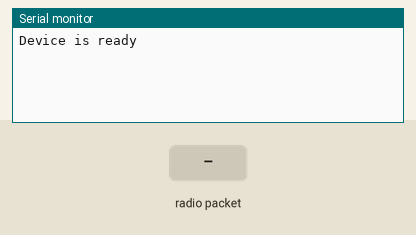
Recording of a sketch running on a simulated Arduino Uno, built with avr-gcc and run on an emulated ATmega328P. Shown: the last lines printed to the serial monitor. Inputs (shaded band) come from the test bench. No radio packets arrive unless stated.

Above: at 1.2 s.
1.3 s: radio packet "1" arrives
At 2.3 s:
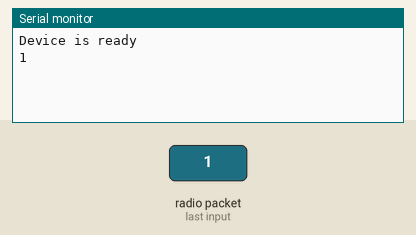
2.8 s: radio packet "0" arrives
At 3.4 s:
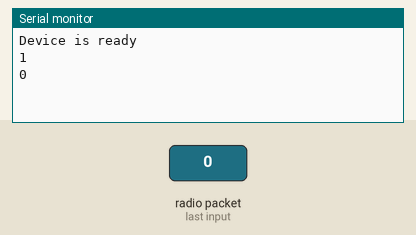
4.3 s: radio packet "2" arrives
At 5.8 s:
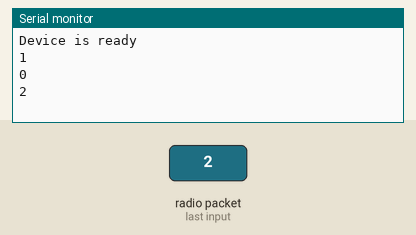

The sketch:

sensor_reciever.ino
```cpp
#include <VirtualWire.h>

byte message[VW_MAX_MESSAGE_LEN];
byte messageLength = VW_MAX_MESSAGE_LEN;

void setup() {
  Serial.begin(9600);
  Serial.println("Device is ready");
  vw_setup(2000);
  vw_rx_start();
}

void loop() {
  if (vw_get_message(message, &messageLength)) {
    for (int i = 0; i < messageLength; i++) {
      Serial.write(message[i]);
    }
    Serial.println();
  }
}
```

Measured:
- after the input at 1.3 s, the serial monitor: prints a new line at once (image 1)
- after the input at 2.8 s, the serial monitor: prints a new line at once (image 2)
- after the input at 4.3 s, the serial monitor: prints a new line at once (image 3)
